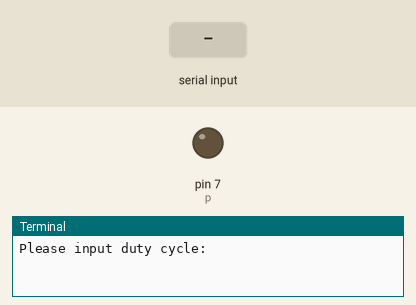
Simulated run of this program. Board: Raspberry Pi (header pin numbers). Shown: output pins drawn as LEDs (lit = HIGH), the last lines printed to the terminal. Inputs (shaded band) come from the test bench.

Above: at 1.2 s.
1.3 s: "5" typed at the terminal, then Enter
At 2.5 s:
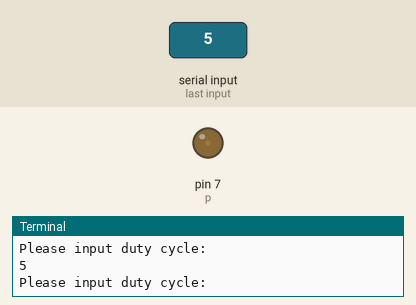
2.8 s: "90" typed at the terminal, then Enter
At 3.8 s:
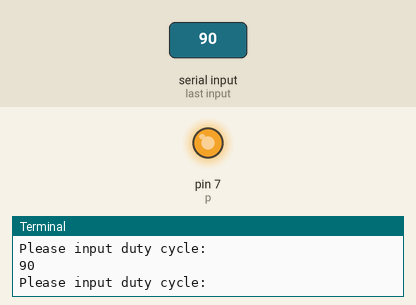
Timing chart, 0 to 5.8 s (numbered marks = the images above; inputs shaded):
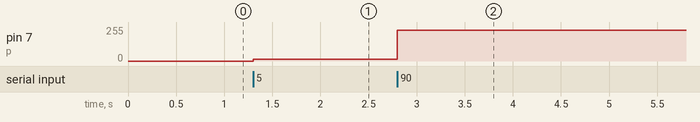

The program:

pwm.py
```python
import time
import RPi.GPIO as GPIO

GPIO.setmode(GPIO.BOARD)
GPIO.setup(7, GPIO.OUT)

p = GPIO.PWM(7, 1000)
p.start(0)

try:
    while(True):
        duty_cycle = input('Please input duty cycle:\n')
        p.ChangeDutyCycle(float(duty_cycle))
except KeyboardInterrupt:
    p.stop()
    GPIO.cleanup()
```

Measured:
- after the input at 1.3 s, pin 7 (p): 0/255 → 13/255 at once
- after the input at 2.8 s, pin 7 (p): 13/255 → 230/255 at once
